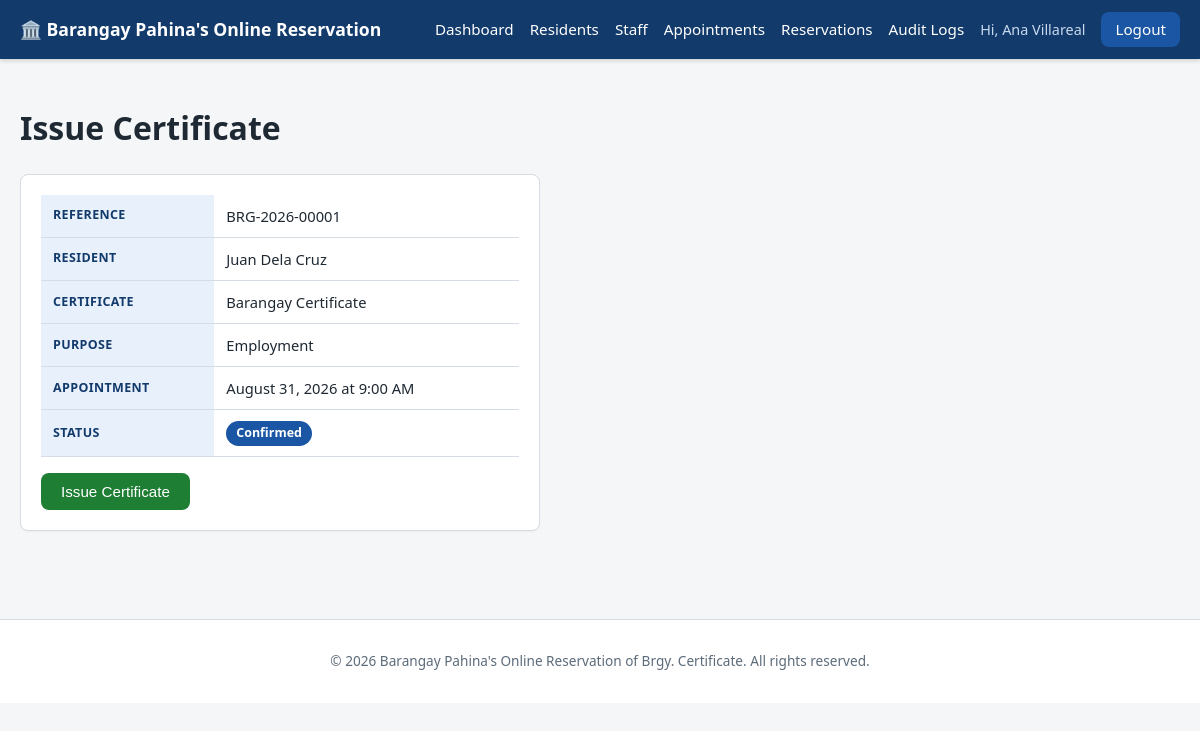
The page /staff/issue-certificate.php?reservation_id=1 (signed in) on the database its author committed.
### tables this page shows
CREATE TABLE reservations (
    id INT AUTO_INCREMENT PRIMARY KEY,
    reference_number VARCHAR(20) NOT NULL UNIQUE,
    resident_id INT NOT NULL,
    certificate_type VARCHAR(100) NOT NULL DEFAULT 'Barangay Certificate',
    purpose VARCHAR(150) NOT NULL,
    appointment_date DATE NOT NULL,
    appointment_time TIME NOT NULL,
    status ENUM('Pending','Confirmed','Completed','Cancelled','Rejected','No-show')
        NOT NULL DEFAULT 'Pending',
    created_at DATETIME NOT NULL DEFAULT CURRENT_TIMESTAMP,
    updated_at DATETIME NOT NULL DEFAULT CURRENT_TIMESTAMP ON UPDATE CURRENT_TIMESTAMP,
    FOREIGN KEY (resident_id) REFERENCES residents(id) ON DELETE CASCADE,
    INDEX idx_ref_number (reference_number),
    INDEX idx_appt_date_res (appointment_date)
);

CREATE TABLE residents (
    id INT AUTO_INCREMENT PRIMARY KEY,
    user_id INT NOT NULL,
    first_name VARCHAR(50) NOT NULL,
    middle_name VARCHAR(50) DEFAULT NULL,
    last_name VARCHAR(50) NOT NULL,
    date_of_birth DATE NOT NULL,
    address VARCHAR(255) NOT NULL,
    contact_number VARCHAR(20) NOT NULL,
    created_at DATETIME NOT NULL DEFAULT CURRENT_TIMESTAMP,
    updated_at DATETIME NOT NULL DEFAULT CURRENT_TIMESTAMP ON UPDATE CURRENT_TIMESTAMP,
    FOREIGN KEY (user_id) REFERENCES users(id) ON DELETE CASCADE,
    INDEX idx_resident_name (last_name, first_name),
    INDEX idx_contact (contact_number)
);

### staff/issue-certificate.php (the view, shortened to what this page needs)
<?php
require_once __DIR__ . '/../config/database.php';
require_once __DIR__ . '/../includes/functions.php';
$reservationId = (int)($_GET['reservation_id'] ?? $_POST['reservation_id'] ?? 0);
$stmt = $pdo->prepare(
    "SELECT r.*, res.first_name, res.last_name, res.id AS resident_id
     FROM reservations r JOIN residents res ON res.id = r.resident_id
     WHERE r.id = ?"
);
$stmt->execute([$reservationId]);
$reservation = $stmt->fetch();
require_once __DIR__ . '/../includes/header.php';
?>
<h1>Issue Certificate</h1>
<div class="card" style="max-width:520px;">
    <table>
        <tr><th>Reference</th><td><?= h($reservation['reference_number']) ?></td></tr>
        <tr><th>Resident</th><td><?= h($reservation['first_name'] . ' ' . $reservation['last_name']) ?></td></tr>
        <tr><th>Certificate</th><td><?= h($reservation['certificate_type']) ?></td></tr>
        <tr><th>Purpose</th><td><?= h($reservation['purpose']) ?></td></tr>
        <tr><th>Appointment</th><td><?= formatDate($reservation['appointment_date']) ?> at <?= formatTime($reservation['appointment_time']) ?></td></tr>
        <tr><th>Status</th><td><?= statusBadge($reservation['status']) ?></td></tr>
    </table>
    <?php if ($reservation['status'] === 'Confirmed'): ?>
        <form method="post" style="margin-top:16px;">
            <button type="submit" class="btn btn-success"
                data-confirm="Confirm that the certificate has actually been printed and handed to the resident?">
                Issue Certificate
            </button>
        </form>
    <?php else: ?>
        <p class="form-hint">This reservation is not eligible for certificate issuance.</p>
    <?php endif; ?>
</div>
<?php require_once __DIR__ . '/../includes/footer.php'; ?>

### includes/functions.php (shortened to what this page needs)
<?php
function h(?string $value): string
{
    return htmlspecialchars($value ?? '', ENT_QUOTES, 'UTF-8');
}
function formatDate(?string $date): string
{
    $ts = strtotime($date);
    return $ts ? date('F j, Y', $ts) : $date;
}
function formatTime(?string $time): string
{
    $ts = strtotime($time);
    return $ts ? date('g:i A', $ts) : $time;
}
function statusBadge(string $status): string
{
    $map = [
        'Pending'   => 'badge-pending',
        'Confirmed' => 'badge-confirmed',
        'Completed' => 'badge-completed',
        'Cancelled' => 'badge-cancelled',
        'Rejected'  => 'badge-rejected',
        'No-show'   => 'badge-noshow',
    ];
    $class = $map[$status] ?? 'badge-pending';
    return '<span class="badge ' . $class . '">' . h($status) . '</span>';
}

### css/style.css (style rules this page uses)
:root { --blue-dark: #123a6b; --blue: #1a56a3; --blue-light: #e8f0fb; --gray-light: #f4f6f8; --gray-border: #d6dce3; --text-dark: #1f2933; --text-muted: #5c6b7a; --white: #ffffff; --green: #1e7e34; --yellow: #a86b00; --red: #b02a2a; --radius: 8px; }
* { box-sizing: border-box; }
body { margin: 0; font-family: "Segoe UI", Arial, Helvetica, sans-serif; background: var(--gray-light); color: var(--text-dark); line-height: 1.5; }
.card { background: var(--white); border: 1px solid var(--gray-border); border-radius: var(--radius); padding: 20px; margin-bottom: 20px; box-shadow: 0 1px 2px rgba(0,0,0,0.04); }
.btn { display: inline-block; padding: 10px 20px; background: var(--blue); color: var(--white); border: none; border-radius: var(--radius); font-size: 0.95rem; cursor: pointer; text-align: center; }
.btn-success { background: var(--green); }
.page-container table { width: 100%; border-collapse: collapse; background: var(--white); }
.page-container th, .page-container td { text-align: left; padding: 10px 12px; border-bottom: 1px solid var(--gray-border); font-size: 0.92rem; }
.page-container th { background: var(--blue-light); color: var(--blue-dark); text-transform: uppercase; font-size: 0.78rem; letter-spacing: 0.03em; }
.badge { display: inline-block; padding: 3px 10px; border-radius: 999px; font-size: 0.78rem; font-weight: 600; color: var(--white); }
.badge-confirmed { background: var(--blue); }

### rows shown on the page
reservations: reference_number "BRG-2026-00001", resident.last_name "Juan Dela Cruz", certificate_type "Barangay Certificate", purpose "Employment", appointment_date "August 31, 2026", appointment_time "9:00 AM", status "Confirmed"

### other values the page prints
$_SESSION['display_name'] "Ana Villareal"
